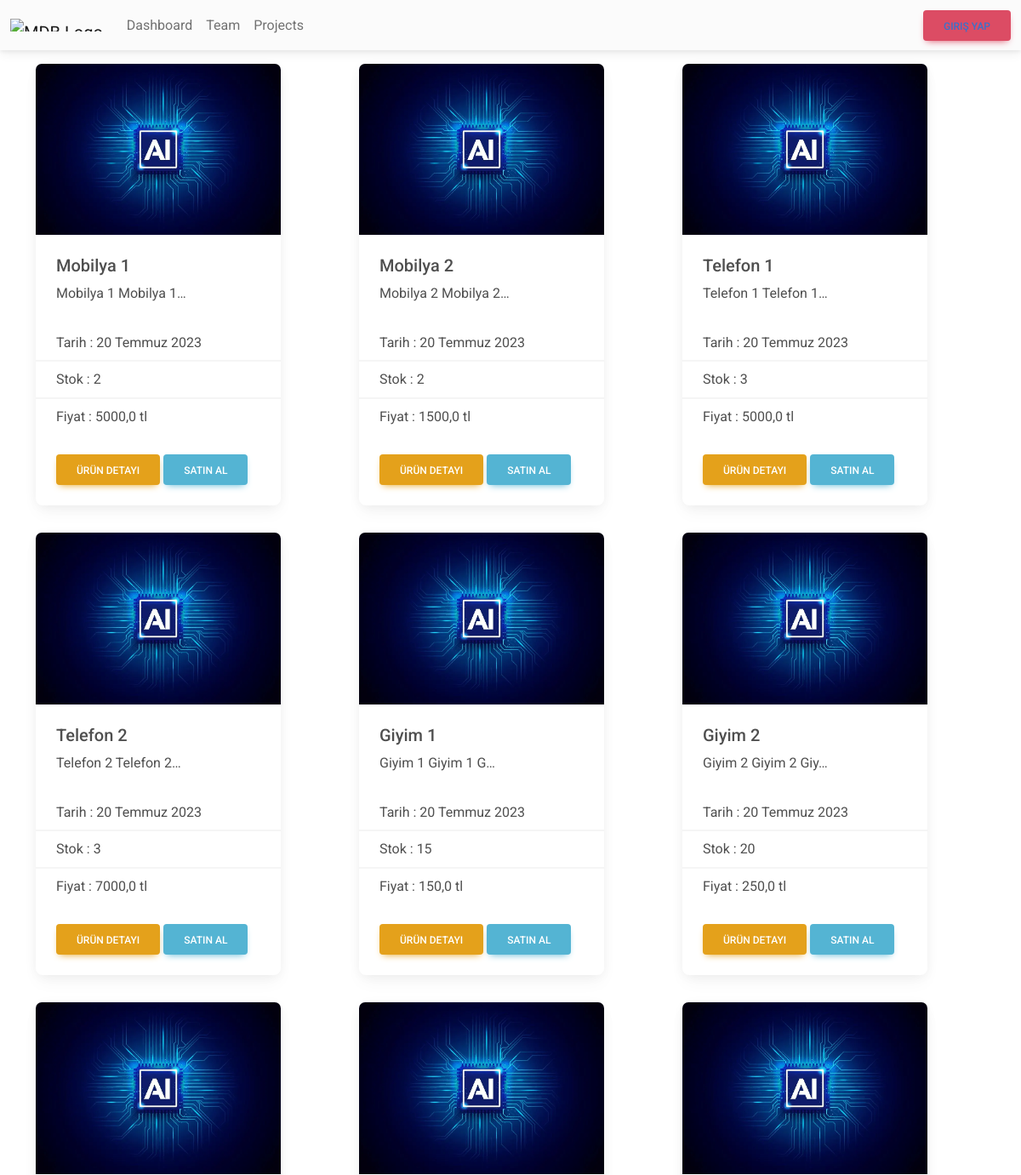
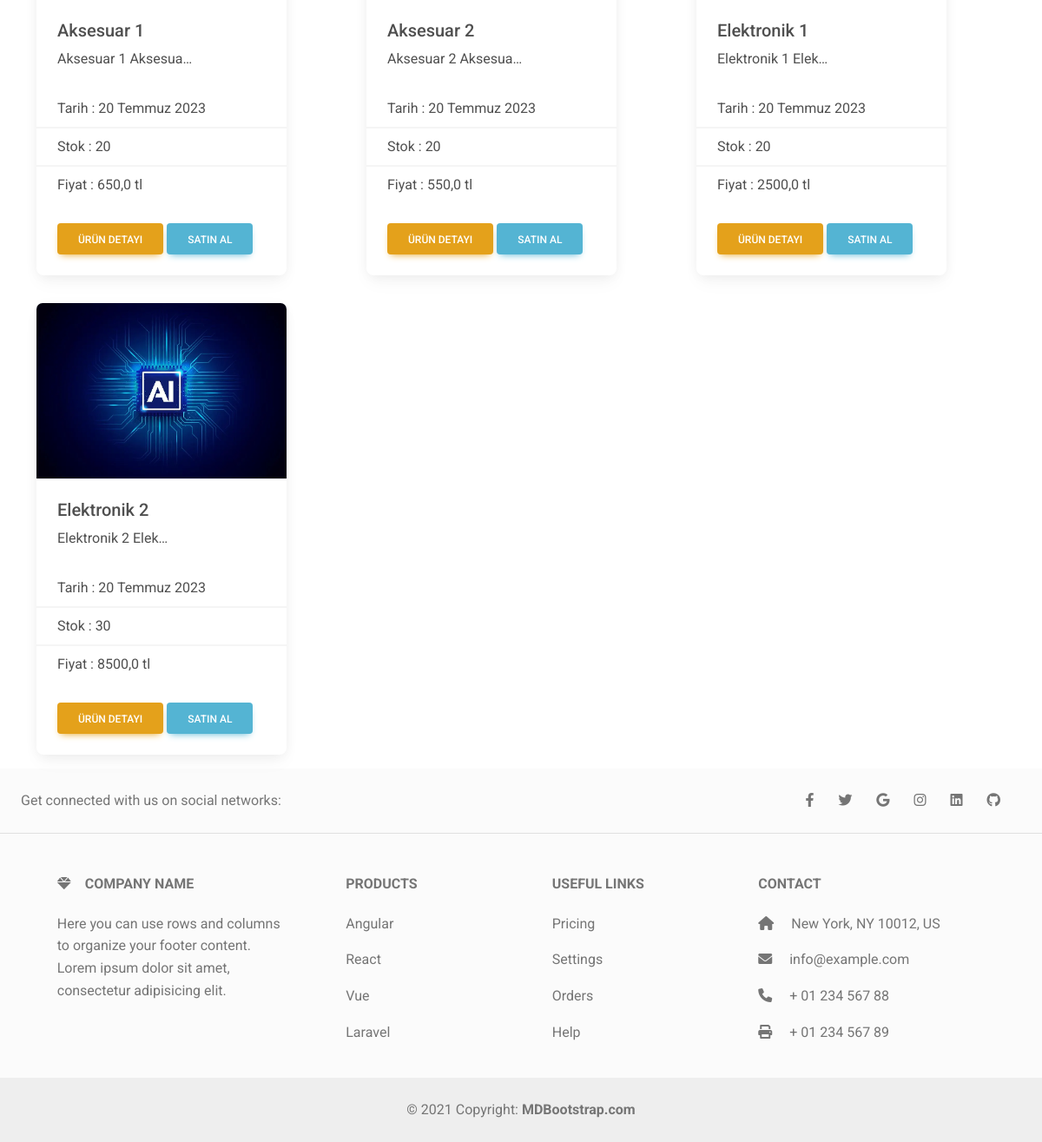
The page / on the database its author committed (2 pictures, top to bottom).
### market/models.py (models this page shows, shortened)
class Product(models.Model):
    user = models.ForeignKey(User, verbose_name=(
        "Kullanıcı - Satıcı"), on_delete=models.CASCADE)
    category = models.ForeignKey(Category, verbose_name=(
        "Kategori"), on_delete=models.CASCADE,null=True)
    title = models.CharField(("Ürün adı"), max_length=50)
    text = models.TextField(("İçerik"))
    image = models.FileField(
        ("Ürün Resmi"), upload_to='product', max_length=100)
    date_now = models.DateField(("Tarih"), auto_now_add=True)
    stok = models.IntegerField(("Stok"))
    price = models.FloatField(("Fiyat"), blank=True, null=True)
    class Meta:
        verbose_name_plural = 'Ürünler'
        verbose_name = 'Ürün'

### market/views.py (the view)
# urls.py: path('',indexPage,name='index'),
def indexPage(request):
    kategoriler = Category.objects.all()
    urunler = Product.objects.all()
    context = {
        'kategoriler': kategoriler,
        'urunler': urunler
    }
    return render(request,'index.html',context)

### market/templates/index.html (shortened to what this page needs)
{% extends 'base.html' %}
{% load static %}
{% block main %}
<div class="container">
    <div class="row d-flex justify-content-between">
        {% for urun in urunler %}
        <div class="col-md-4 col-12 my-3">
            <div class="card" style="width: 18rem;">
                <img src="{{ urun.image.url }}" class="card-img-top"
                    alt="Chicago Skyscrapers" />
                <div class="card-body">
                    <h5 class="card-title">{{ urun.title }}</h5>
                    <p class="card-text">{{ urun.text|truncatechars:20 }}</p>
                </div>
                <ul class="list-group list-group-light list-group-small">
                    <li class="list-group-item px-4">Tarih : {{ urun.date_now }}</li>
                    <li class="list-group-item px-4">Stok : {{ urun.stok }}</li>
                    <li class="list-group-item px-4">Fiyat : {{ urun.price }} tl</li>
                </ul>
                <div class="card-body">
                    <a href="/detail/{{ urun.id }}" class="btn btn-warning">Ürün Detayı</a>
                    <a href="#" class="btn btn-info">Satın Al</a>
                </div>
            </div>
        </div>
        {% endfor %}
    </div>
</div>
{% endblock main %}

### market/templates/base.html (shortened to what this page needs)
<!DOCTYPE html>
<html lang="en">
<head>
    <link href="https://cdnjs.cloudflare.com/ajax/libs/font-awesome/6.0.0/css/all.min.css" rel="stylesheet" />
    <link href="https://cdnjs.cloudflare.com/ajax/libs/mdb-ui-kit/6.4.0/mdb.min.css" rel="stylesheet" />
</head>
<body>
    {% include 'includes/_navbar.html' %}
    {% block main %}
    {% endblock main %}
    {% include 'includes/_footer.html' %}
</body>
</html>

### market/templates/includes/_navbar.html (shortened to what this page needs)
<nav class="navbar navbar-expand-lg navbar-light bg-light">
    <div class="container-fluid">
      <div class="collapse navbar-collapse" id="navbarSupportedContent">
        <a class="navbar-brand mt-2 mt-lg-0" href="#">
          <img
            src="https://mdbcdn.b-cdn.net/img/logo/mdb-transaprent-noshadows.webp"
            height="15"
            alt="MDB Logo"
            loading="lazy"
          />
        </a>
        <ul class="navbar-nav me-auto mb-2 mb-lg-0">
          <li class="nav-item">
            <a class="nav-link" href="#">Dashboard</a>
          </li>
          <li class="nav-item">
            <a class="nav-link" href="#">Team</a>
          </li>
          <li class="nav-item">
            <a class="nav-link" href="#">Projects</a>
          </li>
        </ul>
      </div>
      {% if request.user.is_authenticated %}
      <div class="d-flex align-items-center">
        <h6 class="m-auto me-2" >{{ user.username }}</h6>
        <a class="text-reset me-3" href="#">
          <i class="fas fa-shopping-cart"></i>
        </a>
        <div class="dropdown">
          <a
            class="text-reset me-3 dropdown-toggle hidden-arrow"
            href="#"
            id="navbarDropdownMenuLink"
            role="button"
            data-mdb-toggle="dropdown"
            aria-expanded="false"
          >
            <i class="fas fa-bell"></i>
            <span class="badge rounded-pill badge-notification bg-danger">1</span>
          </a>
          <ul
            class="dropdown-menu dropdown-menu-end"
            aria-labelledby="navbarDropdownMenuLink"
          >
            <li>
              <a class="dropdown-item" href="#">Some news</a>
            </li>
            <li>
              <a class="dropdown-item" href="#">Another news</a>
            </li>
            <li>
              <a class="dropdown-item" href="#">Something else here</a>
            </li>
          </ul>
        </div>
        <div class="dropdown">
          <a
            class="dropdown-toggle d-flex align-items-center hidden-arrow"
            href="#"
            id="navbarDropdownMenuAvatar"
            role="button"
            data-mdb-toggle="dropdown"
            aria-expanded="false"
          >
            <img
              src="https://mdbcdn.b-cdn.net/img/new/avatars/2.webp"
              class="rounded-circle"
              height="25"
              alt="Black and White Portrait of a Man"
              loading="lazy"
            />
          </a>
          <ul
            class="dropdown-menu dropdown-menu-end"
            aria-labelledby="navbarDropdownMenuAvatar"
          >
            <li>
              <a class="dropdown-item" href="{% url 'profile' %}">Profilim</a>
            </li>
            <li>
              <a class="dropdown-item" href="#">Ürünlerim</a>
            </li>
            <li>
              <a class="dropdown-item" href="/logout">Çıkış Yap</a>
            </li>
          </ul>
        </div>
      </div>
      {% else %}
      <div>
        <div class="btn btn-danger">
          <a href="{% url 'login' %}">Giriş Yap</a>
        </div>
      </div>
      {% endif %}
    </div>
  </nav>

### market/templates/includes/_footer.html
<footer class="text-center text-lg-start bg-light text-muted">
    <section class="d-flex justify-content-center justify-content-lg-between p-4 border-bottom">
      <div class="me-5 d-none d-lg-block">
        <span>Get connected with us on social networks:</span>
      </div>
      <div>
        <a href="" class="me-4 text-reset">
          <i class="fab fa-facebook-f"></i>
        </a>
        <a href="" class="me-4 text-reset">
          <i class="fab fa-twitter"></i>
        </a>
        <a href="" class="me-4 text-reset">
          <i class="fab fa-google"></i>
        </a>
        <a href="" class="me-4 text-reset">
          <i class="fab fa-instagram"></i>
        </a>
        <a href="" class="me-4 text-reset">
          <i class="fab fa-linkedin"></i>
        </a>
        <a href="" class="me-4 text-reset">
          <i class="fab fa-github"></i>
        </a>
      </div>
    </section>
    <section class="">
      <div class="container text-center text-md-start mt-5">
        <div class="row mt-3">
          <div class="col-md-3 col-lg-4 col-xl-3 mx-auto mb-4">
            <h6 class="text-uppercase fw-bold mb-4">
              <i class="fas fa-gem me-3"></i>Company name
            </h6>
            <p>
              Here you can use rows and columns to organize your footer content. Lorem ipsum
              dolor sit amet, consectetur adipisicing elit.
            </p>
          </div>
          <div class="col-md-2 col-lg-2 col-xl-2 mx-auto mb-4">
            <h6 class="text-uppercase fw-bold mb-4">
              Products
            </h6>
            <p>
              <a href="#!" class="text-reset">Angular</a>
            </p>
            <p>
              <a href="#!" class="text-reset">React</a>
            </p>
            <p>
              <a href="#!" class="text-reset">Vue</a>
            </p>
            <p>
              <a href="#!" class="text-reset">Laravel</a>
            </p>
          </div>
          <div class="col-md-3 col-lg-2 col-xl-2 mx-auto mb-4">
            <h6 class="text-uppercase fw-bold mb-4">
              Useful links
            </h6>
            <p>
              <a href="#!" class="text-reset">Pricing</a>
            </p>
            <p>
              <a href="#!" class="text-reset">Settings</a>
            </p>
            <p>
              <a href="#!" class="text-reset">Orders</a>
            </p>
            <p>
              <a href="#!" class="text-reset">Help</a>
            </p>
          </div>
          <div class="col-md-4 col-lg-3 col-xl-3 mx-auto mb-md-0 mb-4">
            <h6 class="text-uppercase fw-bold mb-4">Contact</h6>
            <p><i class="fas fa-home me-3"></i> New York, NY 10012, US</p>
            <p>
              <i class="fas fa-envelope me-3"></i>
              info@example.com
            </p>
            <p><i class="fas fa-phone me-3"></i> + 01 234 567 88</p>
            <p><i class="fas fa-print me-3"></i> + 01 234 567 89</p>
          </div>
        </div>
      </div>
    </section>
    <div class="text-center p-4" style="background-color: rgba(0, 0, 0, 0.05);">
      © 2021 Copyright:
      <a class="text-reset fw-bold" href="https://mdbootstrap.com/">MDBootstrap.com</a>
    </div>
  </footer>

### rows shown on the page
Product: image (picture), title "Mobilya 1", text "Mobilya 1 Mobilya 1…", date_now "20 Temmuz 2023", stok "2", price "5000,0"
Product: image (picture), title "Mobilya 2", text "Mobilya 2 Mobilya 2…", date_now "20 Temmuz 2023", stok "2", price "1500,0"
Product: image (picture), title "Telefon 1", text "Telefon 1 Telefon 1…", date_now "20 Temmuz 2023", stok "3", price "5000,0"
Product: image (picture), title "Telefon 2", text "Telefon 2 Telefon 2…", date_now "20 Temmuz 2023", stok "3", price "7000,0"
Product: image (picture), title "Giyim 1", text "Giyim 1 Giyim 1 G…", date_now "20 Temmuz 2023", stok "15", price "150,0"
Product: image (picture), title "Giyim 2", text "Giyim 2 Giyim 2 Giy…", date_now "20 Temmuz 2023", stok "20", price "250,0"
Product: image (picture), title "Aksesuar 1", text "Aksesuar 1 Aksesua…", date_now "20 Temmuz 2023", stok "20", price "650,0"
Product: image (picture), title "Aksesuar 2", text "Aksesuar 2 Aksesua…", date_now "20 Temmuz 2023", stok "20", price "550,0"
Product: image (picture), title "Elektronik 1", text "Elektronik 1 Elek…", date_now "20 Temmuz 2023", stok "20", price "2500,0"
Product: image (picture), title "Elektronik 2", text "Elektronik 2 Elek…", date_now "20 Temmuz 2023", stok "30", price "8500,0"
